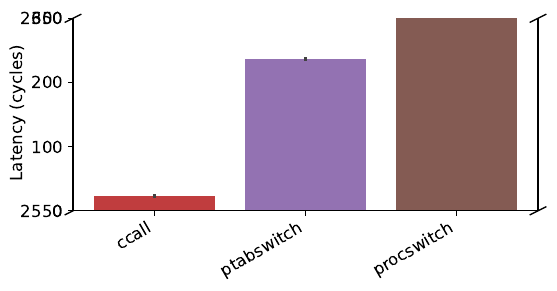

Write the Python code that produced this figure.
import seaborn as sns
import pandas as pd
import matplotlib.pyplot as plt

from matplotlib import gridspec

def read_data(name, file):
    file1 = open(file)
    res = []
    for line in file1:
        if "numCycles" in line:
            splitted = line.split()
            val = int(splitted[1])
            if val < 5000:
                res.append([name, val])

    # Leave out the first 10 entries as they are considered warmup runs
    return res[10:]

data_sandbox = read_data("ccall","ccall_lat1.txt") + \
               read_data("ptabswitch", "ptable.txt") + \
               read_data("procswitch", "procswitch_light.txt")

df_sandbox   = pd.DataFrame(data_sandbox,
                            columns=["Experiment","Latency (cycles)"])

# Axes as follows: upper lefthand = ax1, upper righthand = ax2,
#                  lower lefthand = ax3, lower righthand = ax4
fig = plt.figure(figsize = (6, 2.5))

#gspec = gridspec.GridSpec(ncols = 2, nrows = 2,# hspace = 0.4,
#                          height_ratios = [1, 3])
ax2 = fig.add_subplot()#gspec[1])
ax4 = fig.add_subplot()#gspec[3])

palette = sns.color_palette("tab10", n_colors = 6)
p1 = palette[0:3]
p2 = palette[3:6]

#plt.subplots_adjust(wspace = 0.4)

sns.barplot(data=df_sandbox, x="Experiment", y="Latency (cycles)", ax = ax2, palette = p2)
sns.barplot(data=df_sandbox, x="Experiment", y="Latency (cycles)", ax = ax4, palette = p2)

# Set limits of y axes
ax2.set_ylim(2550, 2650)

ax2.spines.bottom.set_visible(False)
ax2.yaxis.set_ticks((2550, 2650))   # Constrain to two labels on y axis

ax2.tick_params(labeltop=False)         # don't put tick labels at the top
ax2.tick_params(bottom = False, labelbottom = False, labelsize = "large")
ax2.set(xlabel = None)

ax2.set(ylabel = None)

ax4.set_ylim(0, 300)

ax4.spines.top.set_visible(False)

ax4.set(xlabel = None)
ax4.xaxis.tick_bottom()

ax4.set(ylabel = None)

# Make xlabels rotated
plt.draw()
ax4.set_xticks(ax4.get_xticks())
ax4.set_xticklabels(ax4.get_xticklabels(), rotation=30, ha='right')
ax4.tick_params(labelsize = "large")

# Draw slanted lines between the two y axes

d = .5  # proportion of vertical to horizontal extent of the slanted line
kwargs = dict(marker=[(-1, -d), (1, d)], markersize=12,
              linestyle="none", color='k', mec='k', mew=1, clip_on=False)

ax2.plot([0, 1], [0, 0], transform=ax2.transAxes, **kwargs)
ax4.plot([0, 1], [1, 1], transform=ax4.transAxes, **kwargs)

# Use a common label for all subplots (we actually dont need one on the x axis)
# fig.supxlabel("Experiment", size = "medium")
fig.supylabel("Latency (cycles)", size = "large")

# plt.tight_layout()
plt.savefig("calling3.pdf", bbox_inches = 'tight')
